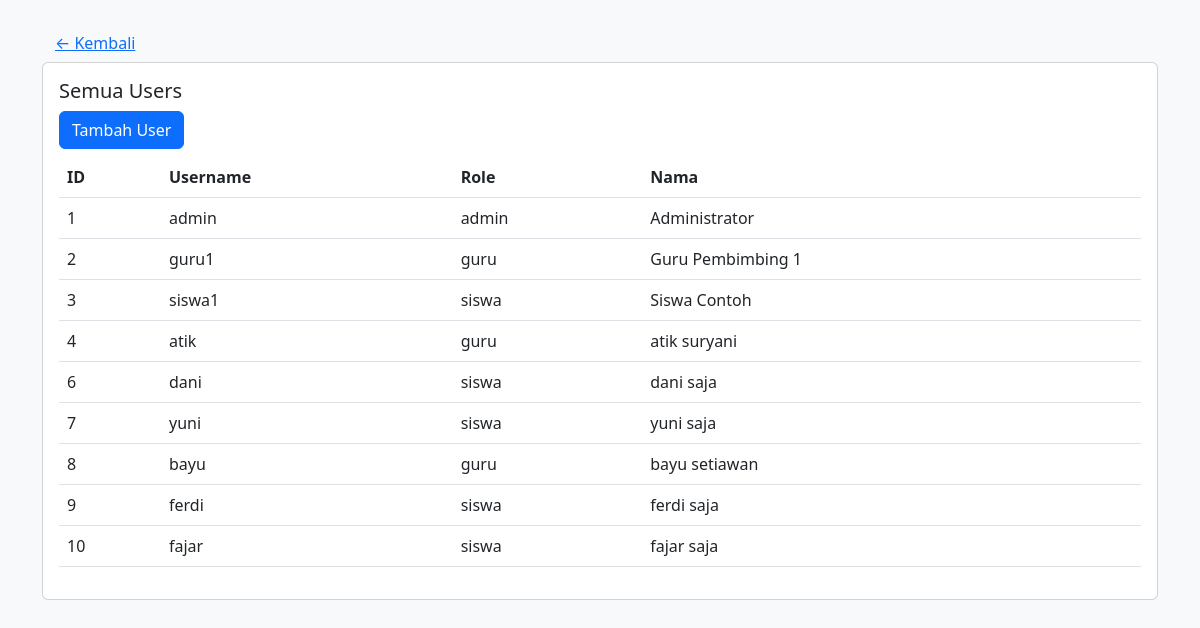
/admin/manage (signed in), run on the app's committed database.
### tables this page shows
CREATE TABLE users (
        id INTEGER PRIMARY KEY AUTOINCREMENT,
        username TEXT UNIQUE,
        password_hash TEXT,
        role TEXT,
        full_name TEXT,
        teacher_id INTEGER,
        group_name TEXT
    );

### app.py (the view)
@app.route('/admin/manage', methods=['GET','POST'])
def admin_manage():
    user = current_user()
    if not user or user['role'] != 'admin':
        return redirect(url_for('login'))
    conn = get_db(); c = conn.cursor()
    c.execute('SELECT * FROM users')
    users = c.fetchall()
    conn.close()
    return render_template('admin_manage.html', user=user, users=users)

### app.py (called while the page is built)
def get_db():
    conn = sqlite3.connect(DB_PATH)
    conn.row_factory = sqlite3.Row
    return conn

def current_user():
    uid = session.get('user_id')
    if not uid: return None
    conn = get_db(); c = conn.cursor()
    c.execute('SELECT * FROM users WHERE id=?', (uid,))
    row = c.fetchone()
    conn.close()
    return row

### templates/admin_manage.html
<!doctype html><html><head><meta charset='utf-8'><meta name='viewport' content='width=device-width,initial-scale=1'>
<link href="https://cdn.jsdelivr.net/npm/bootstrap@5.3.0/dist/css/bootstrap.min.css" rel="stylesheet"><title>Manage Users</title></head>
<body class="bg-light"><div class="container py-4">
<a href="{{ url_for('dashboard') }}" class="btn btn-link">&larr; Kembali</a>
<div class="card"><div class="card-body"><h5>Semua Users</h5>
<a class="btn btn-primary mb-2" href="{{ url_for('admin_add_user') }}">Tambah User</a>
<table class="table"><thead><tr><th>ID</th><th>Username</th><th>Role</th><th>Nama</th></tr></thead><tbody>{% for u in users %}<tr><td>{{ u['id'] }}</td><td>{{ u['username'] }}</td><td>{{ u['role'] }}</td><td>{{ u['full_name'] }}</td></tr>{% endfor %}</tbody></table>
</div></div></div></body></html>

### data on the page
users: id "1", username "admin", role "admin", full_name "Administrator"
users: id "2", username "guru1", role "guru", full_name "Guru Pembimbing 1"
users: id "3", username "siswa1", role "siswa", full_name "Siswa Contoh"
users: id "4", username "atik", role "guru", full_name "atik suryani"
users: id "6", username "dani", role "siswa", full_name "dani saja"
users: id "7", username "yuni", role "siswa", full_name "yuni saja"
users: id "8", username "bayu", role "guru", full_name "bayu setiawan"
users: id "9", username "ferdi", role "siswa", full_name "ferdi saja"
users: id "10", username "fajar", role "siswa", full_name "fajar saja"
